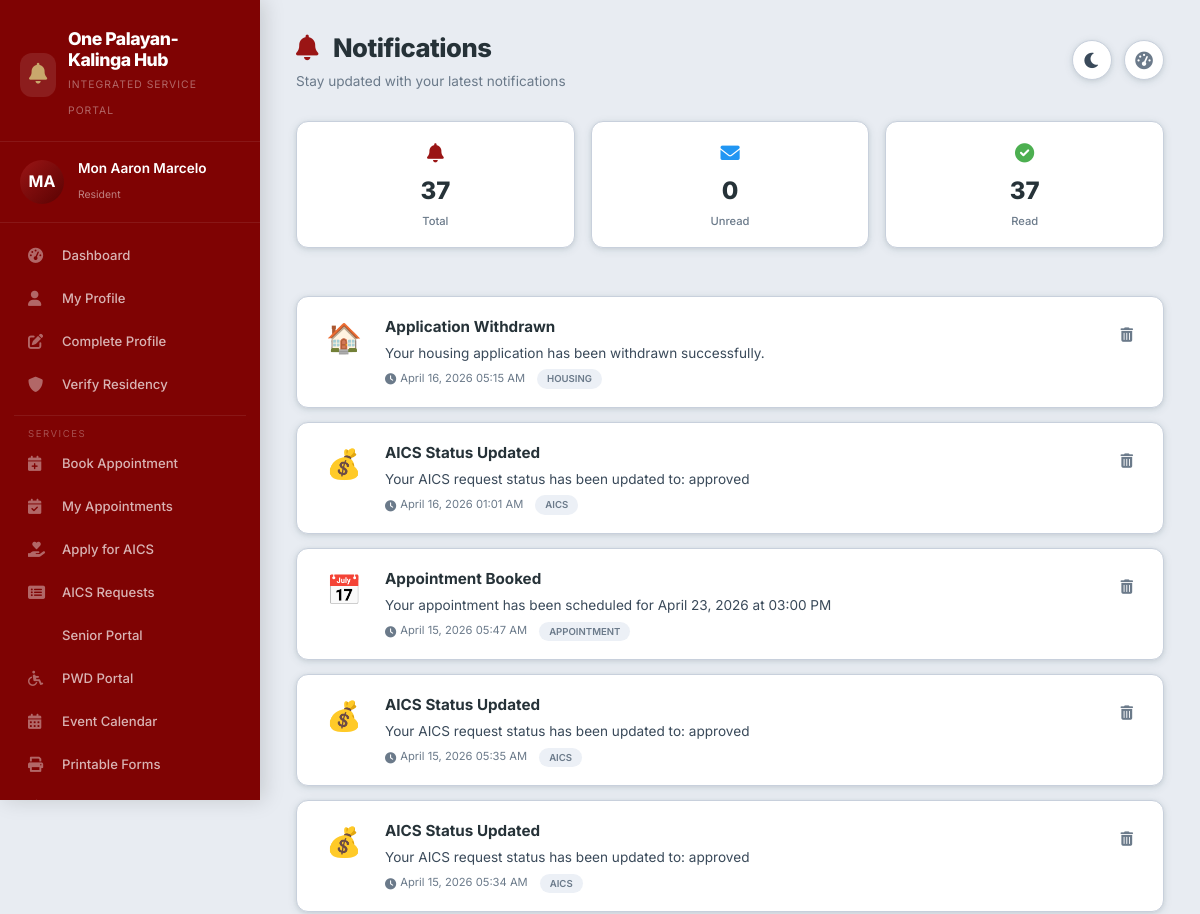
Before: /notifications.php (signed in, upper part) with the older database file.
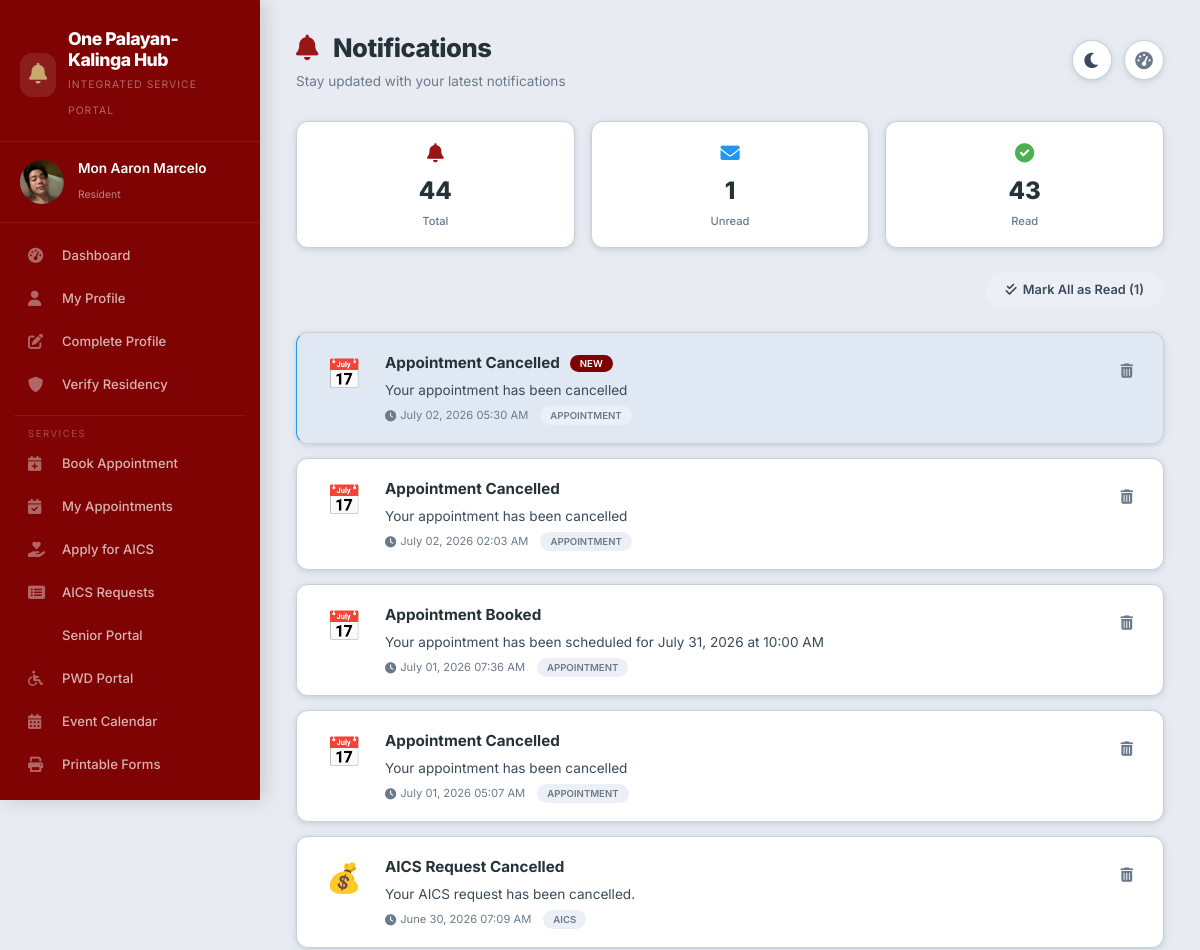
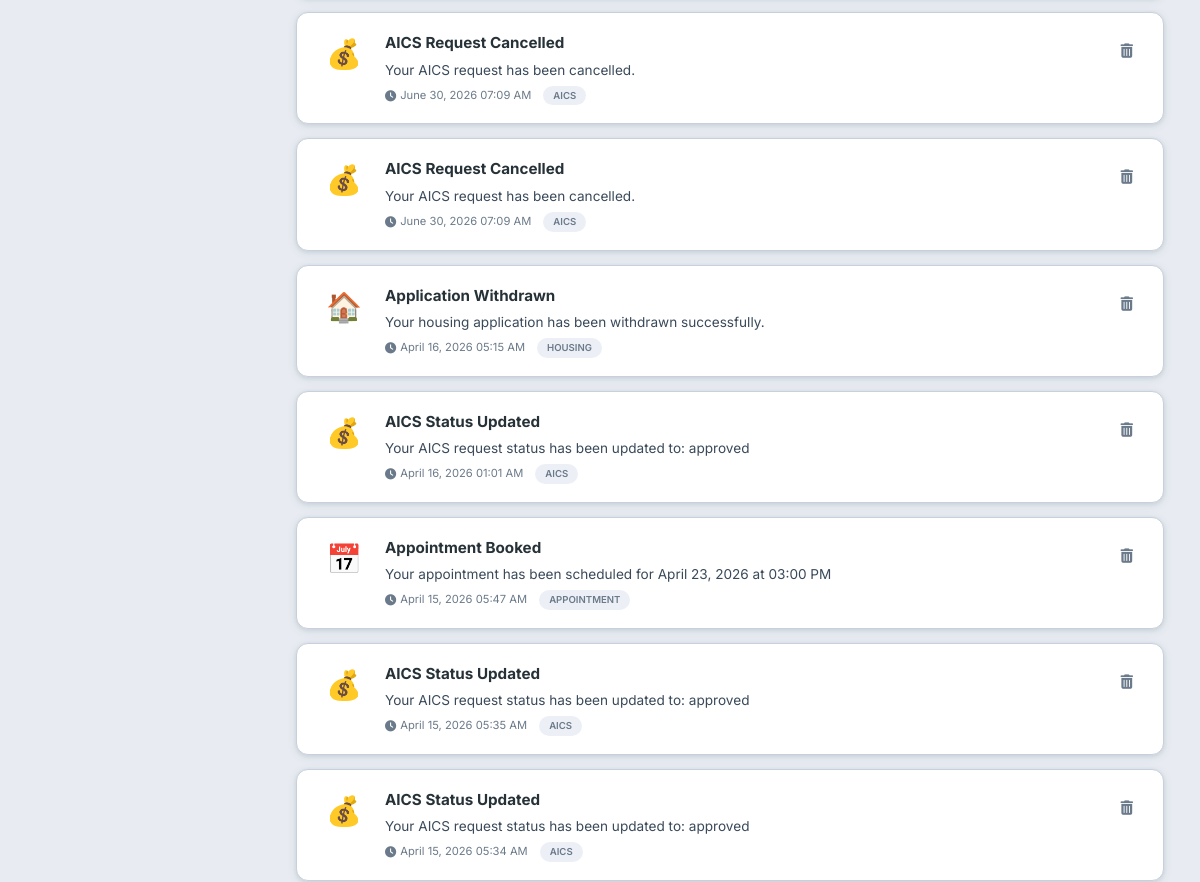
After: the same page with the newer database file (2 pictures, top to bottom).
### tables this page shows
CREATE TABLE `notifications` (
  `notification_id` int(11) NOT NULL,
  `user_id` int(11) DEFAULT NULL,
  `title` varchar(200) DEFAULT NULL,
  `message` text DEFAULT NULL,
  `type` enum('appointment','aics','housing','general') DEFAULT 'general',
  `is_read` tinyint(1) DEFAULT 0,
  `created_at` timestamp NOT NULL DEFAULT current_timestamp()
);

CREATE TABLE `users` (
  `user_id` int(11) NOT NULL,
  `username` varchar(50) NOT NULL,
  `password` varchar(255) NOT NULL,
  `email` varchar(100) NOT NULL,
  `first_name` varchar(50) NOT NULL,
  `last_name` varchar(50) NOT NULL,
  `contact_number` varchar(20) DEFAULT NULL,
  `address` text DEFAULT NULL,
  `role` enum('resident','staff','admin') DEFAULT 'resident',
  `status` enum('active','inactive') DEFAULT 'active',
  `created_at` timestamp NOT NULL DEFAULT current_timestamp(),
  `updated_at` timestamp NOT NULL DEFAULT current_timestamp() ON UPDATE current_timestamp(),
  `last_login` datetime DEFAULT NULL,
  `is_active` tinyint(1) NOT NULL DEFAULT 1,
  `profile_picture` varchar(255) DEFAULT NULL,
  `verification_status` enum('pending','verified','rejected') DEFAULT 'pending',
  `verification_date` timestamp NULL DEFAULT NULL,
  `verified_by` int(11) DEFAULT NULL
);

### notifications.php (the view, shortened to what the changed rows need)
<?php
$database = new Database();
$db = $database->getConnection();
$query = "SELECT * FROM notifications WHERE user_id = :user_id ORDER BY created_at DESC";
$stmt = $db->prepare($query);
$stmt->bindParam(':user_id', $_SESSION['user_id']);
$stmt->execute();
$unread_query = "SELECT COUNT(*) as count FROM notifications WHERE user_id = :user_id AND is_read = FALSE";
$unread_stmt = $db->prepare($unread_query);
$unread_stmt->bindParam(':user_id', $_SESSION['user_id']);
$unread_stmt->execute();
$unread_count = $unread_stmt->fetch(PDO::FETCH_ASSOC)['count'];
$total_query = "SELECT COUNT(*) as total FROM notifications WHERE user_id = :user_id";
$total_stmt = $db->prepare($total_query);
$total_stmt->bindParam(':user_id', $_SESSION['user_id']);
$total_stmt->execute();
$total_count = $total_stmt->fetch(PDO::FETCH_ASSOC)['total'];
$initials = '';
$name_parts = explode(' ', $_SESSION['full_name']);
foreach($name_parts as $part) {
    $initials .= strtoupper(substr($part, 0, 1));
}
$initials = substr($initials, 0, 2);
$avatar_url = '';
$user_query = "SELECT profile_picture FROM users WHERE user_id = :user_id";
$user_stmt = $db->prepare($user_query);
$user_stmt->bindParam(':user_id', $_SESSION['user_id']);
$user_stmt->execute();
$user_data = $user_stmt->fetch(PDO::FETCH_ASSOC);
if ($user_data) {
    $profile_picture = $user_data['profile_picture'] ?? '';
    $avatar_url = !empty($profile_picture) && file_exists($profile_picture)
        ? $profile_picture
        : '';
}
$dark_mode = isset($_COOKIE['dark_mode']) && $_COOKIE['dark_mode'] === 'enabled';
?>
<!DOCTYPE html>
<html lang="en" data-theme="<?php echo $dark_mode ? 'dark' : 'light'; ?>">
<head>
    <link rel="stylesheet" href="https://cdnjs.cloudflare.com/ajax/libs/font-awesome/6.0.0/css/all.min.css">
    <link rel="stylesheet" href="css/portal-layout.css">
</head>
<body>
    <div class="app-container">
        <div class="sidebar" id="sidebar">
            <div class="sidebar-header">
                <div class="logo-text">
                    <h2>One Palayan-Kalinga Hub</h2>
                </div>
            </div>
            <div class="user-info-sidebar">
                <div class="user-avatar-sidebar">
                    <?php if(!empty($avatar_url)): ?>
                        <img src="<?php echo htmlspecialchars($avatar_url); ?>" alt="Profile">
                    <?php else: ?>
                        <?php echo $initials; ?>
                    <?php endif; ?>
                </div>
                <div>
                    <h4><?php echo htmlspecialchars($_SESSION['full_name']); ?></h4>
                    <span>Resident</span>
                </div>
            </div>
        </div>
        <div class="main-content">
            <div class="top-bar">
                <div class="top-bar-left">
                    <div class="page-title">
                        <h1><i class="fas fa-bell" style="color: var(--maroon-light); margin-right: 10px;"></i> Notifications</h1>
                    </div>
                </div>
            </div>
        <div class="stats-grid">
            <div class="stat-card">
                <div class="stat-icon"><i class="fas fa-bell"></i></div>
                <div class="stat-number"><?php echo $total_count; ?></div>
                <div class="stat-label">Total</div>
            </div>
            <div class="stat-card">
                <div class="stat-icon"><i class="fas fa-envelope" style="color: var(--color-info);"></i></div>
                <div class="stat-number"><?php echo $unread_count; ?></div>
                <div class="stat-label">Unread</div>
            </div>
            <div class="stat-card">
                <div class="stat-icon"><i class="fas fa-check-circle" style="color: var(--color-success);"></i></div>
                <div class="stat-number"><?php echo $total_count - $unread_count; ?></div>
                <div class="stat-label">Read</div>
            </div>
        </div>
        <div style="display: flex; justify-content: space-between; align-items: center; flex-wrap: wrap; gap: 12px; margin-bottom: 24px;">
            <div class="action-buttons">
                <?php if($unread_count > 0): ?>
                <a href="?mark_read=1" class="btn-secondary">
                    <i class="fas fa-check-double"></i> Mark All as Read (<?php echo $unread_count; ?>)
                </a>
                <?php endif; ?>
            </div>
        </div>
        <?php if($stmt->rowCount() > 0): ?>
        <div class="notifications-list">
            <?php while($notif = $stmt->fetch(PDO::FETCH_ASSOC)):
                $type_icons = [
                    'appointment' => '📅',
                    'aics' => '💰',
                    'housing' => '🏠',
                    'general' => '📢',
                    'verification' => '✅'
                ];
                $icon = $type_icons[$notif['type']] ?? '📌';
            ?>
            <div class="notification-card <?php echo !$notif['is_read'] ? 'unread' : ''; ?>">
                <div class="notification-icon">
                    <?php echo $icon; ?>
                </div>
                <div class="notification-content">
                    <div class="title-row">
                        <h3><?php echo htmlspecialchars($notif['title']); ?></h3>
                        <?php if(!$notif['is_read']): ?>
                        <span class="new-badge">New</span>
                        <?php endif; ?>
                    </div>
                    <p><?php echo htmlspecialchars($notif['message']); ?></p>
                    <div class="meta">
                        <small><i class="fas fa-clock"></i> <?php echo date('F d, Y h:i A', strtotime($notif['created_at'])); ?></small>
                        <span class="type-badge"><?php echo ucfirst($notif['type'] ?? 'General'); ?></span>
                    </div>
                </div>
                <a href="?delete=<?php echo $notif['notification_id']; ?>" class="delete-btn" onclick="return confirm('Delete this notification?')" title="Delete">
                    <i class="fas fa-trash-alt"></i>
                </a>
            </div>
            <?php endwhile; ?>
        </div>
        <?php endif; ?>
    </div>
</div>
</body>
</html>

Changed rows visible on the page:
now on this page (row edited): users: profile_picture (picture)
added notifications: type "📅", title "Appointment Cancelled", is_read "NEW", message "Your appointment has been cancelled", created_at "July 02, 2026 05:30 AM", type "APPOINTMENT"
added notifications: type "📅", title "Appointment Cancelled", message "Your appointment has been cancelled", created_at "July 02, 2026 02:03 AM", type "APPOINTMENT"
added notifications: type "📅", title "Appointment Booked", message "Your appointment has been scheduled for July 31, 2026 at 10:00 AM", created_at "July 01, 2026 07:36 AM", type "APPOINTMENT"
added notifications: type "📅", title "Appointment Cancelled", message "Your appointment has been cancelled", created_at "July 01, 2026 05:07 AM", type "APPOINTMENT"
added notifications: type "💰", title "AICS Request Cancelled", message "Your AICS request has been cancelled.", created_at "June 30, 2026 07:09 AM", type "AICS"
added notifications: type "💰", title "AICS Request Cancelled", message "Your AICS request has been cancelled.", created_at "June 30, 2026 07:09 AM", type "AICS"
added notifications: type "💰", title "AICS Request Cancelled", message "Your AICS request has been cancelled.", created_at "June 30, 2026 07:09 AM", type "AICS"
Other visible differences:
$total_count: "37" → "44"
$unread_count: "0" → "1"
$total_count - $unread_count: "37" → "43"
$unread_count: (not shown) → "1"
$initials: "MA" → (not shown)
text now shown: "Mark All as Read ( )"
